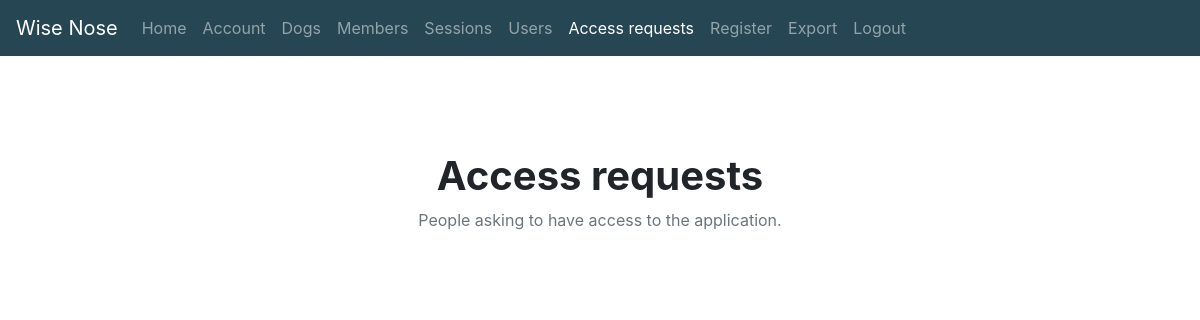
The app's page /accessrequests (signed in), older data.
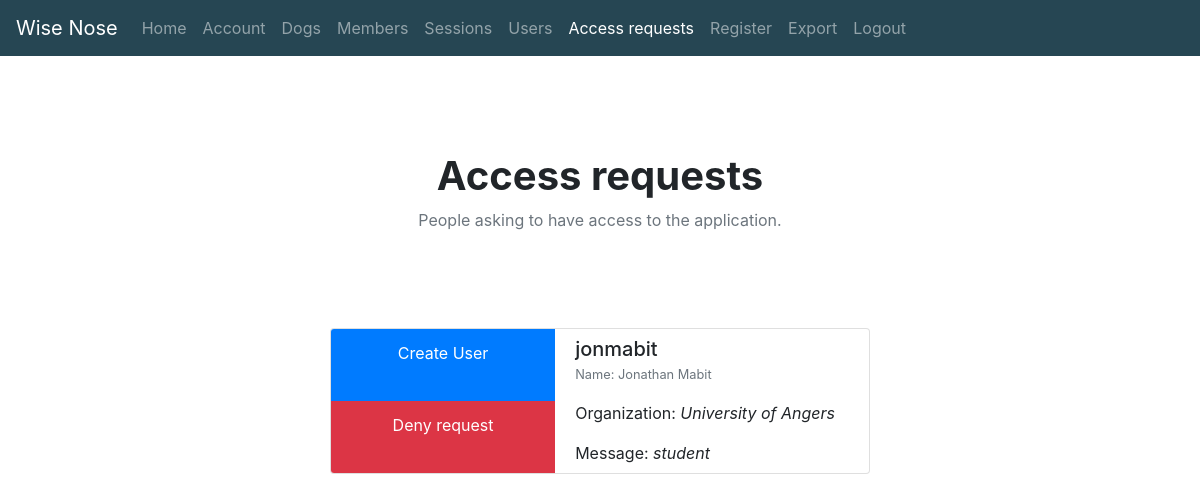
The same page, newer data.
### app.py (models this page shows)
class Contact(db.Model):
    id = db.Column(db.Integer, primary_key=True, nullable=False)
    name = db.Column(db.String(256), nullable=False)
    username = db.Column(db.String(256), unique=True, nullable=False)
    email = db.Column(db.String(256), nullable=False)
    organization = db.Column(db.String(256), nullable=True)
    message = db.Column(db.String(256), nullable=True)

### app.py (the view)
@app.route("/accessrequests")
def access_requests():
    if current_user.is_authenticated:
        if current_user.admin:
            requests = Contact.query.all()
            return render_template('accessrequests.html', requests=requests)
        flash('You need admin privileges to access this page!', 'danger')
        return redirect(url_for('home'))
    return redirect(url_for('login'))

### app.py (called while the page is built)
@login_manager.user_loader
def load_user(user_id):
    user = User.query.get(int(user_id))
    print("Loaded user: " + str(user))
    return user

@event.listens_for(Engine, "connect")
def set_sqlite_pragma(dbapi_connection, connection_record):
    cursor = dbapi_connection.cursor()
    cursor.execute("PRAGMA foreign_keys=ON")
    cursor.close()

### templates/accessrequests.html (shortened to what this page needs)
{% extends 'base.html' %}
{% block body %}
<div class="user">
  <div class="row">
    <h1>Access requests</h1>
  </div>
  <div class="row">
    <p class="text-muted">People asking to have access to the application.</p>
  </div>
  <div class="row row-cols-1 row-cols-md-2 align-items-stretch">
    {% for request in requests %}
      <div class="mb-4 col">
        <div class="card user-info-container access-request">
          <div class="row no-gutters">
            <div class="col-md-5">
              <div class="list-group">
                <a href="{{ url_for('create_user', contact_id=request.id) }}" class="list-group-item bg-primary">Create User</a>
                <a href="{{ url_for('deny_request', contact_id=request.id) }}" class="list-group-item bg-danger">Deny request</a>
              </div>
            </div>
            <div class="col-md-7">
              <div class="card-body">
                  <h5 class="card-title username">{{ request.username }}</h5>
                  <p class="card-text"><small class="text-muted">Name: {{request.name}}</small></p>
                <p class="card-text">Organization:<span class="font-italic"> {{ request.organization }}</span></p>
                <p class="card-text">Message:<span class="font-italic"> {{ request.message }}</span></p>
              </div>
            </div>
          </div>
        </div>
      </div>
    {% endfor %}
  </div>
</div>
{% endblock %}

### templates/base.html (shortened to what this page needs)
<!DOCTYPE html>
<html lang="en">
  <head>
      <link rel="stylesheet" href="https://cdn.jsdelivr.net/npm/bootstrap@4.6.0/dist/css/bootstrap.min.css">
      <link rel="stylesheet" href="{{ url_for('static', filename='css/theme.css') }}">
      <link href="{{ url_for('static', filename='css/all.css') }}" rel="stylesheet">
  </head>
  <body>
    <nav class="navbar navbar-expand-lg navbar-dark bg-deep-blue fixed-top">
      <a class="navbar-brand" href="#">Wise Nose</a>
      <div class="collapse navbar-collapse" id="navbarTogglerDemo02">
        <ul class="navbar-nav mr-auto mt-2 mt-lg-0">
          <li class="nav-item">
            <a class="nav-link" href="/"> Home <span class="sr-only">(current)</span></a>
          </li>
          {% if current_user.is_authenticated %}
            <li class="nav-item">
              <a class="nav-link" href="{{ url_for('account') }}">Account</a>
            </li>
            <li class="nav-item">
              <a class="nav-link" href="{{ url_for('dogs') }}">Dogs</a>
            </li>
            <li class="nav-item">
              <a class="nav-link" href="{{ url_for('members') }}">Members</a>
            </li>
            <li class="nav-item">
              <a class="nav-link" href="{{ url_for('sessions') }}">Sessions</a>
            </li>
          {% endif %}
           {% if current_user.admin %}
        <li class="nav-item">
          <a class="nav-link" href="{{ url_for('users') }}">Users <span class="sr-only">(current)</span></a>
        </li>
          <li class="nav-item">
          <a class="nav-link" href="{{ url_for('access_requests') }}">Access requests <span class="sr-only">(current)</span></a>
        </li>
          <li class="nav-item">
          <a class="nav-link" href="{{ url_for('register') }}">Register <span class="sr-only">(current)</span></a>
        </li>
          {% endif %}
          {% if current_user.is_authenticated %}
            <li class="nav-item">
              <a class="nav-link" href="{{ url_for('export') }}">Export</a>
            </li>
            <li class="nav-item">
              <a class="nav-link" href="{{ url_for('logout') }}">Logout</a>
            </li>
          {% endif %}
        </ul>
      </div>
    </nav>
    <div class="container">
        {% block body %}
        {% endblock %}
    </div>
  </body>
</html>

### static/css/theme.css (style rules this page uses)
.bg-deep-blue { background-color: #264653; }
body { min-height: 75rem; padding-top: 4.5rem; }
.navbar-collapse.collapse { -webkit-transition: left 0.3s ease; -moz-transition: left 0.3s ease; -o-transition: left 0.3s ease; transition: left 0.3s ease; }
.card-title.username { margin: 0; }
.user { padding-top: 5rem; }
.user .row h1 { font-weight: bold; }
.user .row { justify-content: center; }
.user .row:nth-child(2) { margin-bottom: 5rem; text-align: center; }
.user-info-container { padding: 0; }
.user-info-container .card-body { padding-top: 0.5rem; padding-bottom: 0.5rem; }
.user-info-container .list-group-item { border: 0; color: white; text-decoration: none; }
.user-info-container .list-group { border-radius: calc(.25rem - 1px) calc(.25rem - 1px) 0 0 ; text-align: center; }
@media (min-width: 768px) { .user-info-container .list-group { border-radius: calc(.25rem - 1px) 0 0 calc(.25rem - 1px); } }
.access-request .list-group { height: 100%; }
.access-request .list-group-item { height: 50%; }

Row changes from the older to the newer data that the page shows:
added Contact: username "jonmabit", name "Jonathan Mabit", organization "University of Angers", message "student"
